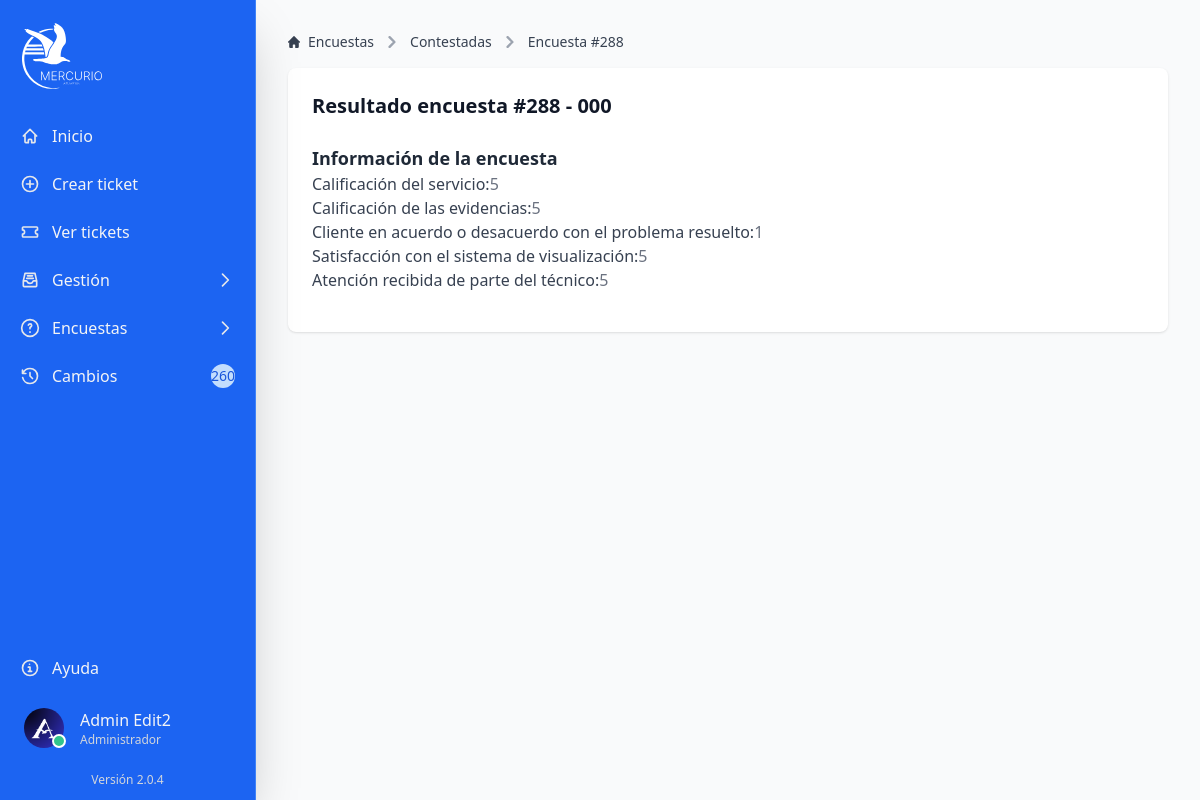
The page /src/web/resultado-de-encuesta?id=288 (signed in) on the database its author committed.
### tables this page shows
CREATE TABLE IF NOT EXISTS `formsatisfaccion` (
  `idForm` int NOT NULL AUTO_INCREMENT,
  `idTicket` int NOT NULL,
  `servCalificacion` int DEFAULT NULL,
  `servSatisEvi` int DEFAULT NULL,
  `servProbEfec` varchar(20) DEFAULT NULL,
  `servProbEfecMotivo` varchar(255) DEFAULT NULL,
  `servSatisSistVis` int DEFAULT NULL,
  `tecnAtencion` int DEFAULT NULL,
  `tecnComentario` varchar(255) DEFAULT NULL,
  `prodSatis` int DEFAULT NULL,
  `prodUso` varchar(20) DEFAULT NULL,
  `prodUsoFrec` varchar(20) DEFAULT NULL,
  `prodCaract` varchar(255) DEFAULT NULL,
  `empSent` varchar(255) DEFAULT NULL,
  `empMejExp` varchar(255) DEFAULT NULL,
  `empComp` varchar(255) DEFAULT NULL,
  `empPalabra` varchar(20) DEFAULT NULL,
  `comentario` varchar(255) DEFAULT NULL,
  `firma` text NOT NULL,
  PRIMARY KEY (`idForm`)
);

CREATE TABLE IF NOT EXISTS `tbticket` (
  `idTicket` int NOT NULL AUTO_INCREMENT,
  `fhticket` datetime DEFAULT NULL,
  `nombre` varchar(250) DEFAULT NULL,
  `numTrabajador` int DEFAULT NULL,
  `numCliente` varchar(5) DEFAULT NULL,
  `dispositivo` varchar(50) DEFAULT NULL,
  `imeiCliente` varchar(50) DEFAULT NULL,
  `iccidSIM` varchar(50) DEFAULT NULL,
  `fhRevision` datetime DEFAULT NULL,
  `numContacto` varchar(50) DEFAULT NULL,
  `nomContacto` varchar(100) DEFAULT NULL,
  `placasContacto` varchar(10) DEFAULT NULL,
  `marcaContacto` varchar(20) DEFAULT NULL,
  `prioridad` varchar(250) DEFAULT NULL,
  `asunto` varchar(200) DEFAULT NULL,
  `descripcion` mediumtext,
  `estado` varchar(250) DEFAULT NULL,
  `domicilio` varchar(150) DEFAULT NULL,
  `ciudad` varchar(30) DEFAULT NULL,
  `domestado` varchar(30) DEFAULT NULL,
  `codpostal` int DEFAULT NULL,
  `domdescripcion` varchar(250) DEFAULT NULL,
  `servicio` varchar(20) DEFAULT NULL,
  `asignado` varchar(250) DEFAULT NULL,
  `st_estado` tinyint(1) NOT NULL,
  `evidencia` varchar(255) DEFAULT NULL,
  `evidenciaArribo` varchar(250) DEFAULT NULL,
  `evidenciaInicio` varchar(250) DEFAULT NULL,
  `evidenciaRealizacion` varchar(250) DEFAULT NULL,
  `evidenciaFinalizacion` varchar(250) DEFAULT NULL,
  `evidenciaAudio` varchar(250) DEFAULT NULL,
  `txt_contestacion` varchar(500) DEFAULT NULL,
  `fhContestacion` datetime DEFAULT NULL,
  `fhAsignado` datetime DEFAULT NULL,
  `fhArribo` datetime DEFAULT NULL,
  `fhInicio` datetime DEFAULT NULL,
  `fhRealizacion` datetime DEFAULT NULL,
  `fhFinalizacion` datetime DEFAULT NULL,
  `fhCongelado` datetime DEFAULT NULL,
  `fhCancelado` datetime DEFAULT NULL,
  `fhProgramada` datetime DEFAULT NULL,
  `fhEliminacion` datetime DEFAULT NULL,
  `motivo_eliminacion` varchar(250) DEFAULT NULL,
  `eliminadopor` varchar(150) DEFAULT NULL,
  `correo` varchar(250) DEFAULT NULL,
  `token` varchar(255) DEFAULT NULL,
  PRIMARY KEY (`idTicket`)
);

### src/web/resultado-de-encuesta.php (the view, shortened to what this page needs)
<?php
include '../configuration/conn-session.php';
if (isset($_GET['id'])) {
    $idTicket = $_GET['id'];
    $query = "SELECT tbticket.*, formsatisfaccion.* FROM tbticket INNER JOIN formsatisfaccion ON tbticket.idTicket = formsatisfaccion.idTicket WHERE tbticket.idTicket = '$idTicket'";
    $result = mysqli_query($conn, $query);
    if (mysqli_num_rows($result) > 0) {
        $row = mysqli_fetch_array($result);
    } else {
        echo "<script>alert('No se encontró la encuesta');</script>";
        echo "<script>window.location.href = 'encuestas-contestadas.php';</script>";
    }
} else {
    echo "<script>alert('No se encontró la encuesta');</script>";
    echo "<script>window.location.href = 'encuestas-contestadas.php';</script>";
}
?>
<!DOCTYPE html>
<html lang="es">
<head>
    <link rel="stylesheet" href="../output.css">
    <link rel="stylesheet" href="./loading.css">
</head>
<body class="bg-gray-50 dark:bg-gray-700">
    <?php include '../components/sidebar.php'; ?>
    <div class="p-4 mt-16 sm:mt-0 lg:mb-4 sm:ml-64">
        <div class="p-4">
            <div class="grid grid-cols-1 gap-4 mb-4">
                <nav class="flex" aria-label="Breadcrumb">
                    <ol class="inline-flex items-center space-x-1 md:space-x-2 rtl:space-x-reverse">
                        <li class="inline-flex items-center">
                            <a href="gestion"
                                class="inline-flex items-center text-sm font-medium text-gray-700 hover:text-blue-600 dark:text-gray-400 dark:hover:text-white">
                                Encuestas
                            </a>
                        </li>
                        <li>
                            <div class="flex items-center">
                                <svg class="rtl:rotate-180 w-3 h-3 text-gray-400 mx-1" aria-hidden="true"
                                    xmlns="http://www.w3.org/2000/svg" fill="none" viewBox="0 0 6 10">
                                    <path stroke="currentColor" stroke-linecap="round" stroke-linejoin="round"
                                        stroke-width="2" d="m1 9 4-4-4-4" />
                                </svg>
                                <button onclick="reload()"
                                    class="ms-1 text-sm font-medium text-gray-700 hover:text-blue-600 md:ms-2 dark:text-gray-400 dark:hover:text-white">Contestadas</button>
                            </div>
                        </li>
                        <li>
                            <div class="flex items-center">
                                <svg class="rtl:rotate-180 w-3 h-3 text-gray-400 mx-1" aria-hidden="true"
                                    xmlns="http://www.w3.org/2000/svg" fill="none" viewBox="0 0 6 10">
                                    <path stroke="currentColor" stroke-linecap="round" stroke-linejoin="round"
                                        stroke-width="2" d="m1 9 4-4-4-4" />
                                </svg>
                                <button onclick="reload()"
                                    class="ms-1 text-sm font-medium text-gray-700 hover:text-blue-600 md:ms-2 dark:text-gray-400 dark:hover:text-white">Encuesta
                                    #<?php echo $row['idTicket'] ?></button>
                            </div>
                        </li>
                    </ol>
                </nav>
                <div class="max-w-full w-full bg-white rounded-lg shadow dark:bg-gray-800 p-4 md:p-6">
                    <div class="text-xl mb-6">
                        <strong class="semi-bold text-gray-900 md:text-xl dark:text-gray-100">Resultado encuesta
                            #<?php echo $row['idTicket'] ?> - <?php echo $row['asunto'] ?></strong>
                    </div>
                    <span class="text-lg font-bold text-gray-800 dark:text-gray-100">Información de la encuesta</span>
                    <div class="mb-4 text-base text-gray-500 dark:text-gray-300">
                        <p><span class="font-medium text-gray-700 dark:text-gray-200">Calificación del
                                servicio:</span><?php echo $row['servCalificacion']; ?></p>
                        <p><span class="font-medium text-gray-700 dark:text-gray-200">Calificación de las
                                evidencias:</span><?php echo $row['servSatisEvi']; ?></p>
                        <p><span class="font-medium text-gray-700 dark:text-gray-200">Cliente en acuerdo o desacuerdo
                                con el problema resuelto:</span><?php echo $row['servProbEfec']; ?></p>
                        <p><span class="font-medium text-gray-700 dark:text-gray-200">Satisfacción con el sistema de
                                visualización:</span><?php echo $row['servSatisSistVis']; ?></p>
                        <p><span class="font-medium text-gray-700 dark:text-gray-200">Atención recibida de parte del
                                técnico:</span><?php echo $row['tecnAtencion']; ?></p>
                    </div>
                </div>
            </div>
        </div>
    </div>
</body>
</html>

### src/web/loading.css (style rules this page uses)
body.fade-out { animation: fadeOutBackground 1s forwards; }

### rows shown on the page
formsatisfaccion: idTicket "288", idTicket.asunto "000", servCalificacion "5", servSatisEvi "5", servProbEfec "1", servSatisSistVis "5", tecnAtencion "5"

### other values the page prints
$totalTickets "260"
$_SESSION['nombre'] "Admin"
$_SESSION['apellido'] "Edit2"
